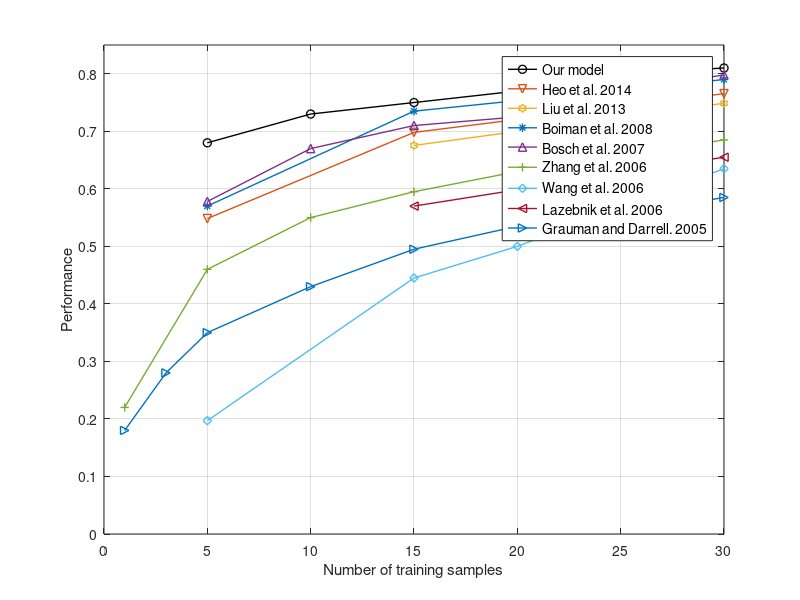

Recreate this plot in MATLAB.
function Caltech101Result

zhang=[1, 0.22; 5, 0.46; 10, 0.55; 15, 0.595; 20, 0.63; 30, 0.685]; % Zhang et al (CVPR06)
griffin=[5, 0.44; 10, 0.54; 15, 0.597; 20, 0.62; 25, 0.645; 30, 0.67]; % Griffin et al (Tech.Rep.06)
lazebnik=[15, 0.57; 30, 0.655]; % Lazebnik et al (CVPR06)
wang=[5, 0.197; 15, 0.445; 20, 0.5; 25, 0.568; 30, 0.635]; % Wang et al (CVPR06)
grauman = [1, 0.18; 3, 0.28; 5, 0.35; 10, 0.43; 15, 0.495; 20, 0.535; 25, 0.555; 30, 0.585]; % Grauman & Darrell (ICCV05)
mutch = [15, 0.51; 30, 0.565]; % Mutch & Lowe (CVPR06)
bosch = [5,0.54; 10,0.63; 15,0.68; 20,0.71; 25,0.755; 30,0.78]; % Bosch et al (CIVR07)
bosch2 = [5,0.578; 10,0.67; 15,0.71; 20,0.725; 25,0.77; 30, 0.798]; % Bosch et al (ICCV07)

liu = [15, 0.6754; 30, 0.7487]; % Liu et al (PR2013)
yanliu = [5, 0.583; 25, 0.7141]; % Yan Liu et al (PR2011)
cjzhang = [15, 0.7086; 30, 0.7662]; % Zhang et al (CVIU2014)
luo = [15, 0.6708; 30, 0.7360]; % Luo et al (NeuroComp2015)
heo = [5, 0.5483; 15, 0.6981; 30, 0.7654]; % Heo et al (ISVC2014)
boiman = [5, 0.57; 15, 0.735; 30, 0.79]; % Boiman et al (CVPR08)
our = [5, 0.68; 10, 0.73; 15, 0.75; 20, 0.77; 25, 0.8; 30, 0.81];

%figure;
h1 = plot(our(:,1),our(:,2), '-ok', 'LineWidth', 1);
hold on;
h2 = plot(boiman(:,1),boiman(:,2), '-*', 'LineWidth', 1); % 2008
h3 = plot(heo(:,1),heo(:,2), '-v', 'LineWidth', 1); % 2014
h4 = plot(liu(:,1),liu(:,2), '-h', 'LineWidth', 1); % 2013
h5 = plot(bosch2(:,1),bosch2(:,2), '-^', 'LineWidth', 1); % 2007
h6 = plot(zhang(:,1),zhang(:,2), '-+', 'LineWidth', 1); % 2006
h7 = plot(wang(:,1),wang(:,2), '-d', 'LineWidth', 1); % 2006
h8 = plot(lazebnik(:,1),lazebnik(:,2), '-<', 'LineWidth', 1); % 2006
h9 = plot(grauman(:,1), grauman(:,2), '->', 'LineWidth', 1); % 2005

grid on;
hold off;

xlabel('Number of training samples');
ylabel('Performance');
set(gca, 'XLim', [0,30], 'YLim', [0,0.85]);
set(gca, 'XTick', 0:5:40, 'YTick', 0:0.1:0.9);
legend([h1,h3,h4,h2,h5,h6,h7,h8,h9], ...
  {'Our model', 'Heo et al. 2014', 'Liu et al. 2013', 'Boiman et al. 2008', 'Bosch et al. 2007', ...
  'Zhang et al. 2006', 'Wang et al. 2006', 'Lazebnik et al. 2006', 'Grauman and Darrell. 2005'}, ...
  'fontsize', 10);

pos = get(gcf, 'Position');
pos(3) = 500; 
pos(4) = 350;
set(gcf, 'Position', pos);

end
